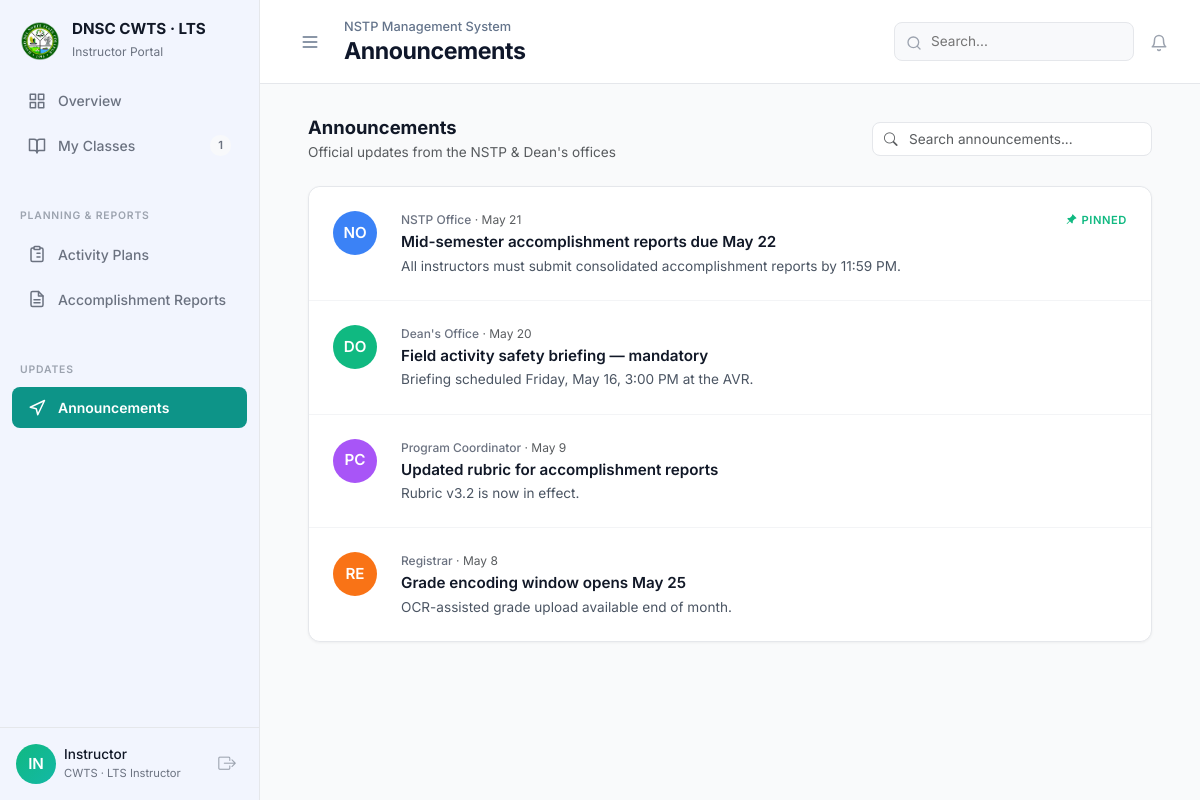
/instructor/announcements.php (signed in), run on the app's committed database.
### tables this page shows
CREATE TABLE `announcements` (
  `id` int NOT NULL AUTO_INCREMENT,
  `title` varchar(255) NOT NULL,
  `content` text NOT NULL,
  `source` varchar(100) NOT NULL DEFAULT 'NSTP Office',
  `is_pinned` tinyint(1) DEFAULT '0',
  `target_role` varchar(50) DEFAULT 'All',
  `created_at` timestamp NULL DEFAULT CURRENT_TIMESTAMP,
  PRIMARY KEY (`id`)
);

### instructor/controllers/AnnouncementsController.php (called while the page is built, shortened)
<?php
$stmtAnnouncements = $pdo->prepare("
    SELECT * FROM announcements
    WHERE target_role IN ('All', 'Instructor')
    ORDER BY is_pinned DESC, created_at DESC
");
$stmtAnnouncements->execute();
$announcements = $stmtAnnouncements->fetchAll();
function getSourceAvatarColor(string $source): string {
    $color_map = [
        'NSTP Office'         => '#3B82F6',
        'Dean\'s Office'      => '#10B981',
        'Program Coordinator' => '#A855F7',
        'Registrar'           => '#F97316',
    ];
    return $color_map[$source] ?? '#6366F1';
}
function getSourceInitials(string $source): string {
    $words = explode(' ', $source);
    if (count($words) >= 2) {
        return strtoupper(substr($words[0], 0, 1) . substr($words[1], 0, 1));
    }
    return strtoupper(substr($source, 0, 2));
}
function timeAgo(string $datetime): string {
    $now = new DateTime();
    $past = new DateTime($datetime);
    $diff = $now->diff($past);
    if ($diff->d > 1) return date('M j', strtotime($datetime));
    return 'Just now';
}

### instructor/announcements.php (the view, shortened to what this page needs)
<?php
require '../config/db.php';
require 'controllers/AnnouncementsController.php';
include '../includes/header.php';
include '../includes/instructor_sidebar.php';
?>
<div class="flex-grow-1 p-4 p-lg-5 w-100" style="background-color: #F9FAFB; min-height: 100vh;">
    <?php include '../includes/topbar.php'; ?>
    <div class="d-flex justify-content-between align-items-center mb-4 mt-2">
        <div>
            <h5 class="fw-bold mb-1" style="color: #111827; font-size: 1.15rem;">Announcements</h5>
            <div class="text-muted" style="font-size: 0.85rem;">Official updates from the NSTP & Dean's offices</div>
        </div>
        <div>
            <div class="position-relative">
                <i class="bi bi-search position-absolute text-muted" style="left: 12px; top: 50%; transform: translateY(-50%); font-size: 0.85rem;"></i>
                <input type="text" id="announcementSearch" class="form-control" placeholder="Search announcements..." style="padding-left: 36px; border-radius: 8px; font-size: 0.85rem; border: 1px solid #E5E7EB; width: 280px; box-shadow: none;">
            </div>
        </div>
    </div>
    <div style="background: white; border: 1px solid #E5E7EB; border-radius: 12px; box-shadow: 0 1px 3px rgba(0,0,0,0.05);">
        <div class="list-group list-group-flush" id="announcementsList" style="border-radius: 12px; overflow: hidden;">
            <?php if (count($announcements) > 0): ?>
                <?php foreach ($announcements as $idx => $ann):
                    $avatarColor = getSourceAvatarColor($ann['source']);
                    $initials = getSourceInitials($ann['source']);
                    $timeLabel = timeAgo($ann['created_at']);
                    $isLast = ($idx === count($announcements) - 1);
                    $borderStyle = $isLast ? '' : 'border-bottom: 1px solid #F3F4F6 !important;';
                ?>
                <div class="list-group-item border-0 announcement-item" style="padding: 24px; <?= $borderStyle ?>">
                    <div class="d-flex align-items-start">
                        <div style="width: 44px; height: 44px; border-radius: 50%; background: <?= $avatarColor ?>; color: white; display: flex; align-items: center; justify-content: center; font-weight: 600; font-size: 0.95rem; flex-shrink: 0; margin-right: 24px;">
                            <?= $initials ?>
                        </div>
                        <div style="flex: 1; min-width: 0;">
                            <div class="d-flex justify-content-between align-items-center mb-1">
                                <div class="text-muted" style="font-size: 0.75rem;">
                                    <span style="font-weight: 500; color: #6B7280;"><?= htmlspecialchars($ann['source']) ?></span> · <?= htmlspecialchars($timeLabel) ?>
                                </div>
                                <?php if ($ann['is_pinned']): ?>
                                <div style="color: #10B981; font-size: 0.7rem; font-weight: 600; letter-spacing: 0.05em; display: flex; align-items: center; gap: 4px;">
                                    <i class="bi bi-pin-angle-fill"></i> PINNED
                                </div>
                                <?php endif; ?>
                            </div>
                            <h6 style="color: #111827; font-weight: 600; margin-bottom: 4px; font-size: 0.95rem;"><?= htmlspecialchars($ann['title']) ?></h6>
                            <p style="color: #4B5563; font-size: 0.85rem; margin-bottom: 0;"><?= htmlspecialchars($ann['content']) ?></p>
                        </div>
                    </div>
                </div>
                <?php endforeach; ?>
            <?php endif; ?>
        </div>
    </div>
</div>
</body>
</html>

### assets/css/style.css (style rules this page uses)
:root { --primary-bg: #f2f5fe; --primary-accent: #4f39f6; --primary-accent-light: rgba(79, 57, 246, 0.08); --primary-active: #4f39f6; --text-sidebar: #6B7280; --text-sidebar-active: #FFFFFF; --bg-light: #F8F9FB; --border-color: #E5E7EB; --text-dark: #111827; --text-muted: #6B7280; --text-secondary: #9CA3AF; --instructor-accent: #0D9488; --instructor-active: #0D9488; --rotc-sidebar-bg: #1F2937; --rotc-accent: #F59E0B; --rotc-active: #F59E0B; --icon-coral: #F87171; --icon-green: #10B981; --icon-red: #EF4444; --icon-indigo: #6366F1; --icon-orange: #F97316; --icon-purple: #8B5CF6; --icon-blue: #3B82F6; --icon-teal: #14B8A6; }
* { box-sizing: border-box; }
body { background-color: var(--bg-light); font-family: 'Inter', -apple-system, BlinkMacSystemFont, sans-serif; color: var(--text-dark); margin: 0; }

### includes/header.php (style rules this page uses)
@media (min-width: 992px) { .wrapper > .flex-grow-1 { min-height: 100vh; overflow-x: hidden; flex-grow: 1; min-width: 0; padding-top: 108px !important; transition: all 0.3s cubic-bezier(0.4, 0, 0.2, 1); } }

### data on the page
announcements: source "NO", source "NSTP Office", created_at "May 21", is_pinned 1 (drawn), title "Mid-semester accomplishment reports due May 22", content "All instructors must submit consolidated accomplishment reports by 11:59 PM."
announcements: source "DO", source "Dean's Office", created_at "May 20", title "Field activity safety briefing — mandatory", content "Briefing scheduled Friday, May 16, 3:00 PM at the AVR."
announcements: source "PC", source "Program Coordinator", created_at "May 9", title "Updated rubric for accomplishment reports", content "Rubric v3.2 is now in effect."
announcements: source "RE", source "Registrar", created_at "May 8", title "Grade encoding window opens May 25", content "OCR-assisted grade upload available end of month."

### other printed values
$my_sections_count "1"
$initials "IN"
$fullName "Instructor"
$semester_label "NSTP Management System"
$topbar_title "Announcements"
